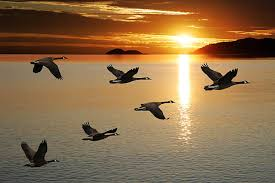
#> input picture original.png, 275 x 183 px; the run also reads 1 picture not shown here
$ python test_metrics.py
#> lines starting #> are read from the running program, lines starting #| are printed output that depends on the picture
import cv2
from skimage.metrics import structural_similarity as ssim
import math

# Read images
original = cv2.imread("original.png")
#> original is the input picture: shape (183, 275, 3); mean B, G, R 74.6, 110.2, 140.8
encoded = cv2.imread("encoded.png")

# Calculate PSNR
psnr = cv2.PSNR(original, encoded)
#> psnr = 58.07

# Calculate SSIM
gray_original = cv2.cvtColor(original, cv2.COLOR_BGR2GRAY)
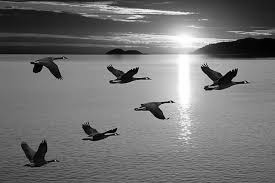
#> gray_original: shape (183, 275); min 0, max 255, mean 115.3
gray_encoded = cv2.cvtColor(encoded, cv2.COLOR_BGR2GRAY)

ssim_score, _ = ssim(gray_original, gray_encoded, full=True)
#> ssim_score = 1

print(f"PSNR : {psnr:.2f} dB")
#| PSNR : 58.07 dB
print(f"SSIM : {ssim_score:.4f}")
#| SSIM : 0.9996
